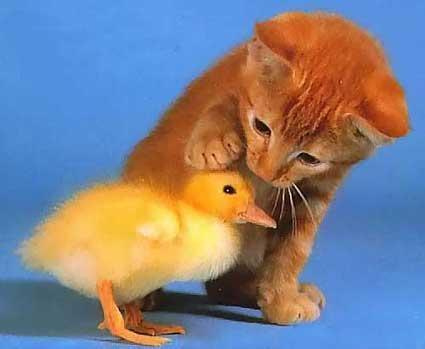
#> input picture testdata/test_image.jpg, 425 x 349 px
$ python example.py testdata/test_image.jpg   (Python 2 division)
#> lines starting #> are read from the running program, lines starting #| are printed output that depends on the picture
#> further down, im is the input picture: PIL image 425x349 RGB; mean R, G, B 128.7, 128, 137.4
### grayscalelib.py
# -*- coding: utf-8 -*-
"""Grayscalelib, a tiny Python library to convert images to grayscale.

Example use:
  result_filename = grayscalelib.convert_file_to_grayscale(original_filename)

  result_stringIO = grayscalelib.convert_to_grayscale(original_stringIO)
"""


from PIL import Image
from cStringIO import StringIO

import os


def convert_file_to_grayscale(filename):
  """Converts an RGB image file to grayscale and saves the result to disk.

  If a file with the name intended for our grayscale converted image already
  exists, it will be overwritten.

  Args:
    filename (str): Path to the file to transform.

  Returns:
    str: The filename of the resulting grayscale file.

  Raises:
    IOError: If the specified file can't be found or opened
    ValueError: If the image in the file is not in RGB mode.
  """
  original = Image.open(filename)
  grayscale = _convert_to_grayscale(original)
  out_filename = _get_out_filename(filename)
  grayscale.save(out_filename, format=original.format)
  return out_filename


# [16 lines left out: function convert_to_grayscale, not called in this run]


def _convert_to_grayscale(image):
  """Converts the given Image object to grayscale.

  This function implements the core grayscale conversion algorithm, using the
  luminosity method (see https://en.wikipedia.org/wiki/Grayscale for details).
  This method was chosen since it is a common strategy for grayscale conversion
  that yields acceptable results for our purposes.

  Outline of the conversion algorithm:
    1. Convert image to a pixel array.
    2. Iterate through each pixel, computing the equivalent gray value (using a
    weighted average of the original RGB values).
    3. Create the final grayscale image, using the computed gray values and the
    original image's dimensions.

  Args:
    image (PIL.Image): The image to convert.

  Returns:
    PIL.Image: The grayscale result.

  Raises:
    ValueError: If the given image is not in RGB mode.
  """
  if image.mode != 'RGB':
    raise ValueError('Given image is not in RGB mode.')

  pixels = image.load()
  width, height = image.size
#> width = 425; height = 349
  gray_values = []
  for y in range(height):
    for x in range(width):
      r, g, b = pixels[x, y]
      gray_values.append(_get_luminance_avg(r, g, b))
#> after the loop, gray_values = 148325 items
  grayscale_image = Image.new('L', (width, height))
#> grayscale_image: PIL image 425x349 L; every value is 0
  grayscale_image.putdata(gray_values)
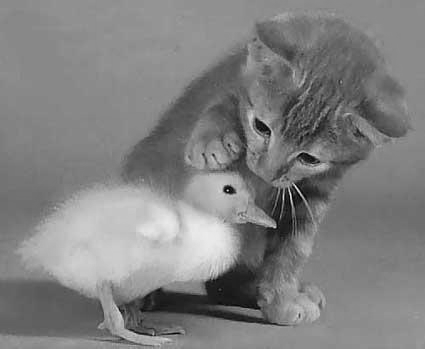
#> grayscale_image: PIL image 425x349 L; min 2, max 245, mean 128.4
  return grayscale_image


def _get_luminance_avg(r, g, b):
  """Computes a weighted average of the given RGB values.

  Color weights were retrieved from the Wikipedia article on Grayscale
  conversion
  (https://en.wikipedia.org/wiki/Grayscale#Colorimetric_.28luminance-preserving.29_conversion_to_grayscale).

  Args:
    r (int): Red value of the pixel we are averaging.
    g (int): Green value of the pixel we are averaging.
    b (int): Blue value of the pixel we are averaging.

  Returns:
    int: Weighted average of the given RGB values.
  """
  return int(r * 0.2126 + g * 0.7152 + b * 0.0722)


def _get_out_filename(filename):
  """Computes a filename to use for the converted image.

  Args:
    filename (str): Original image filename.

  Returns:
    str: A filename to use for the grayscale version of the image.
  """
  name, extension = os.path.splitext(filename)
  return name + '_grayscale' + extension

### example.py
"""
A sample program that demonstrates the use of grayscalelib.

To run:
  $ python sample.py <path to some image>
"""

from PIL import Image

import argparse
import grayscalelib

parser = argparse.ArgumentParser()
parser.add_argument('filename', help='File name of image to process.')
args = parser.parse_args()

print 'Converting to grayscale:', args.filename
im = Image.open(args.filename)
im.show()

out_filename = grayscalelib.convert_file_to_grayscale(args.filename)

print 'Output saved to:', out_filename
gray_im = Image.open(out_filename)
gray_im.show()
